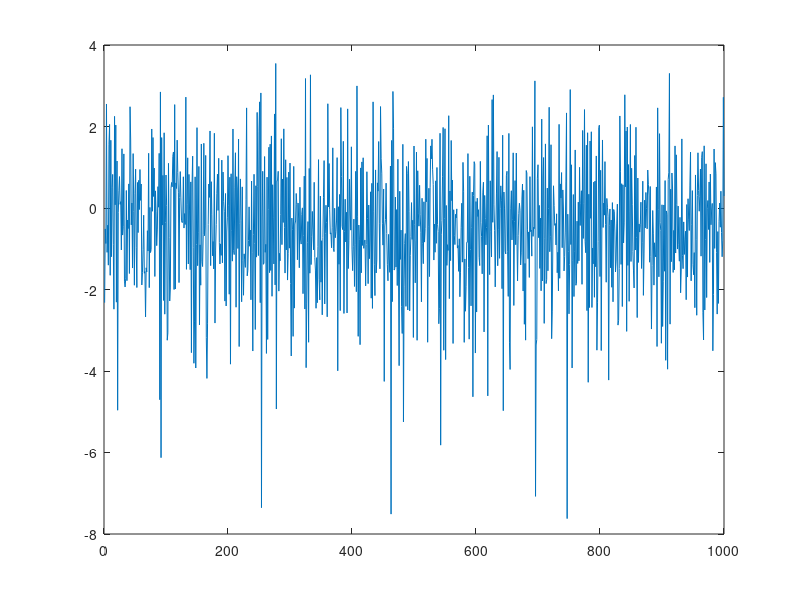

MATLAB code to generate this figure: (Note: this script raises an error after producing the figure.)
clear all
close all
clc
%% Generate Data %%
% Define parameters
T = 1000;                                                                    % Number of time steps

% True parameter value
true_a = -0.5;

% Generate synthetic data
true_x = zeros(T,1);
obs_y = zeros(T,1);
true_x(1) = randn;                                                          % Initial state
obs_y(1) = true_x(1) + randn;                                               % Initial observation

for t = 2:T
    true_x(t) = true_a * exp(true_x(t-1)) + randn;                               % State transition equation
    obs_y(t) = true_x(t) + randn;                                           % Observation equation
end

plot(obs_y)

%%
% Define Observation and Transition densities
numParticles = [1000 2];
%ObservationDensity = @(y, state) state(:,1) + randn(numParticles(1), 1);      % Observation density,  p(y_k | x_k)  

ObservationDensity = @(y,state) normpdf(y,state(:,1),1); 
TransitionDensity = @(state, t) [state(:,2).*exp(state(:,1)), state(:,2)] + [1, 1/t] .* randn(numParticles);  % Transition density,   q(x_k+1 | x_k)

states = SMC_estimate(obs_y, ObservationDensity, TransitionDensity, numParticles);

%%
figure()
subplot(3,1,1)
plot(1:T,true_x)
hold on
plot(1:T,states(:,1))
legend('true x', 'estimated x')

subplot(3,1,2)
plot(1:T,true_a*ones(T,1))
hold on
plot(1:T,states(:,2))
legend('true a', 'estimated a')

subplot(3,1,3)
plot(1:T,abs(true_a*ones(T,1)-states(:,2)))
legend('a error')
%% Estimate the State Space %%
numParticles = 100;                                                        % Number of particles

% Define Observation and Transition densities
sigma_e = 1;
p = @(y,x) normpdf(y,x,sigma_e);                                            % Observation density,  p(y_k | x_k)
q = @(a,x) a .* exp(x) + randn(numParticles, 1);                                 % Transition density,   q(x_k+1 | x_k)

% Initialize particles
particles_x = randn(numParticles, 1);                                       % Initialize state particles randomly
particles_a = randn(numParticles, 1);                                       % Initialize parameter particles randomly

% Initialize weights
%weights = ones(numParticles, 1) / numParticles;

estimated_x = zeros(T,1);
estimated_a = zeros(T,1);

% SISR Algorithm
for t = 1:T
    % Mutation
    %particles_x = particles_a .* particles_x + randn(numParticles, 1);
    particles_x = q(particles_a, particles_x);
    particles_a = particles_a + 1/t * randn(numParticles,1);
    
    
    % Update weights
    weights = p(obs_y(t), particles_x);                                     % Measurement likelihood
    weights = weights / sum(weights);                                       % Normalize weights
    
    % Selection and Resampling
    resampledIndices = randsample(1:numParticles, numParticles, true, weights);
    particles_x = particles_x(resampledIndices);
    particles_a = particles_a(resampledIndices);

    % Reset weights
    %weights = ones(numParticles, 1) / numParticles;
    
    % Parameter estimation
    estimated_a(t) = sum(weights .* particles_a);                           % Simplified since weights are already normalized
    
    % State estimation
    estimated_x(t) = sum(weights .* particles_x);                           % Simplified since weights are already normalized
end


%%
figure()
subplot(3,1,1)
plot(1:T,true_x)
hold on
plot(1:T,estimated_x)
legend('true x', 'estimated x')

subplot(3,1,2)
plot(1:T,true_a*ones(T,1))
hold on
plot(1:T,estimated_a)
legend('true a', 'estimated a')

subplot(3,1,3)
plot(1:T,abs(true_a*ones(T,1)-estimated_a))
legend('a error')